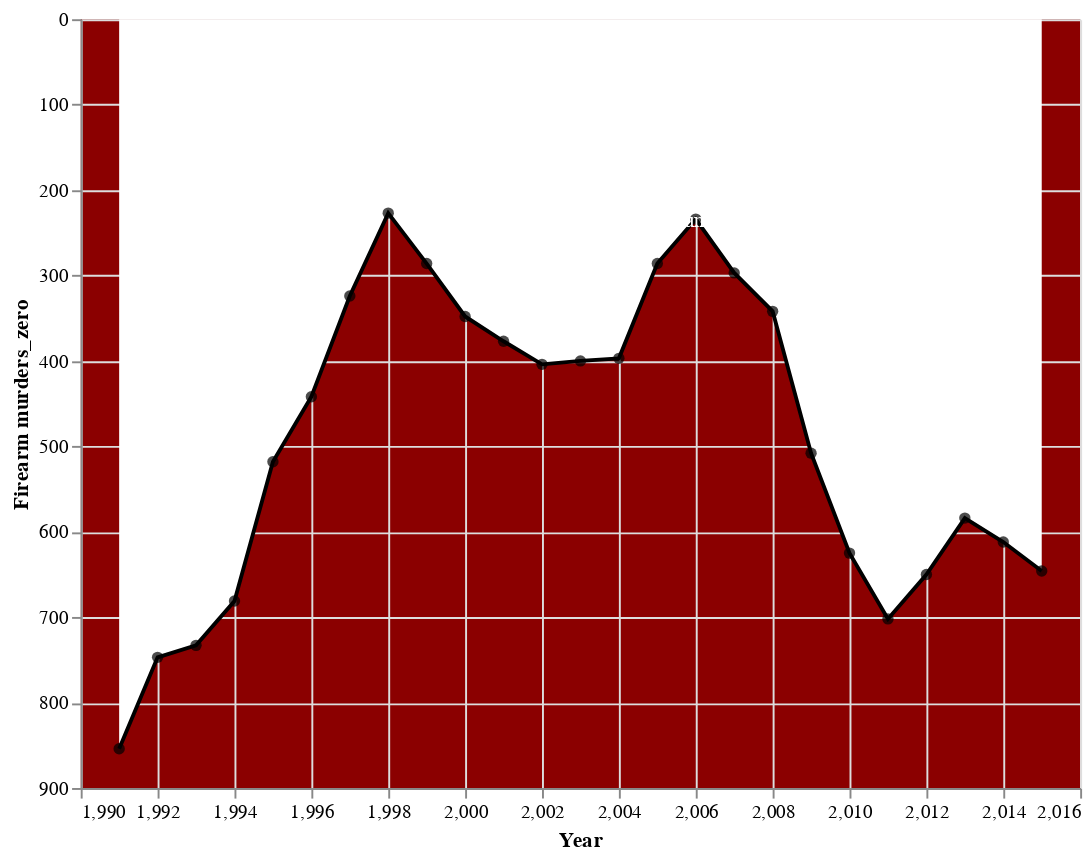

The code cell stored with this chart in its notebook:
### Markdown cell above
<div class="alert alert-info" style="color:black">

### Question 3.2
rubric={accuracy:2}

<h4>Python</h4>
<p>Recreate the Altair version of the plot. Your plot should look as close as possible to mine in the image above.</p>
    
</div>

### Code cell
# Recreate the misleading gun-law plot (inverted y-axis + filled area)

guns = _read_csv_local("guns-r-us.csv")
year_col = _find_col(guns, ["year", "date"])
murder_col = _find_col(guns, ["murders", "murder", "deaths", "firearm", "count"])

guns = guns.rename(columns={year_col: "Year", murder_col: "murders"}).copy()
guns = guns.sort_values("Year")
guns["murders_zero"] = guns["murders"]  # for label parity with the provided figure

max_y = float(guns["murders_zero"].max())

area = alt.Chart(guns).mark_area(color="white").encode(
    x=alt.X("Year:Q", title="Year"),
    y=alt.Y(
        "murders_zero:Q",
        title="Firearm murders_zero",
        scale=alt.Scale(domain=[0, max_y], reverse=True),
    ),
    y2=alt.value(max_y),
)

line = alt.Chart(guns).mark_line(color="black").encode(
    x="Year:Q",
    y=alt.Y("murders_zero:Q", scale=alt.Scale(domain=[0, max_y], reverse=True)),
)

pts = alt.Chart(guns).mark_point(color="black", filled=True, size=35).encode(
    x="Year:Q",
    y=alt.Y("murders_zero:Q", scale=alt.Scale(domain=[0, max_y], reverse=True)),
)

label = alt.Chart(pd.DataFrame({"Year": [2005], "y": [250]})).mark_text(
    text="Gun law enacted", align="left", dx=6, dy=-6, color="white"
).encode(x="Year:Q", y="y:Q")

(area + line + pts + label).properties(width=520, height=400).configure_view(
    fill="#8b0000", stroke=None
)

### Figure 1 — Vega-Lite specification as saved in the notebook (floating-point values rounded to 4 significant figures)
{"$schema": "https://vega.github.io/schema/vega-lite/v5.8.0.json", "config": {"view": {"continuousHeight": 300, "continuousWidth": 300, "fill": "#8b0000", "stroke": null}}, "data": {"name": "data-b22613cc5bf105185de3dc139966633c"}, "datasets": {"data-b22613cc5bf105185de3dc139966633c": [{"Year": 1991, "murders": 854, "murders_zero": 854}, {"Year": 1992, "murders": 747, "murders_zero": 747}, {"Year": 1993, "murders": 733, "murders_zero": 733}, {"Year": 1994, "murders": 681, "murders_zero": 681}, {"Year": 1995, "murders": 518, "murders_zero": 518}, {"Year": 1996, "murders": 442, "murders_zero": 442}, {"Year": 1997, "murders": 324, "murders_zero": 324}, {"Year": 1998, "murders": 227, "murders_zero": 227}, {"Year": 1999, "murders": 286, "murders_zero": 286}, {"Year": 2000, "murders": 348, "murders_zero": 348}, {"Year": 2001, "murders": 377, "murders_zero": 377}, {"Year": 2002, "murders": 404, "murders_zero": 404}, {"Year": 2003, "murders": 400, "murders_zero": 400}, {"Year": 2004, "murders": 397, "murders_zero": 397}, {"Year": 2005, "murders": 286, "murders_zero": 286}, {"Year": 2006, "murders": 234, "murders_zero": 234}, {"Year": 2007, "murders": 297, "murders_zero": 297}, {"Year": 2008, "murders": 342, "murders_zero": 342}, {"Year": 2009, "murders": 508, "murders_zero": 508}, {"Year": 2010, "murders": 625, "murders_zero": 625}, {"Year": 2011, "murders": 702, "murders_zero": 702}, {"Year": 2012, "murders": 650, "murders_zero": 650}, {"Year": 2013, "murders": 584, "murders_zero": 584}, {"Year": 2014, "murders": 612, "murders_zero": 612}, {"Year": 2015, "murders": 646, "murders_zero": 646}], "data-c5cc2006e226fcc6fcbe2d79869525b2": [{"Year": 2005, "y": 250}]}, "height": 400, "layer": [{"encoding": {"x": {"field": "Year", "title": "Year", "type": "quantitative"}, "y": {"field": "murders_zero", "scale": {"domain": [0, 854], "reverse": true}, "title": "Firearm murders_zero", "type": "quantitative"}, "y2": {"value": 854}}, "mark": {"color": "white", "type": "area"}}, {"encoding": {"x": {"field": "Year", "type": "quantitative"}, "y": {"field": "murders_zero", "scale": {"domain": [0, 854], "reverse": true}, "type": "quantitative"}}, "mark": {"color": "black", "type": "line"}}, {"encoding": {"x": {"field": "Year", "type": "quantitative"}, "y": {"field": "murders_zero", "scale": {"domain": [0, 854], "reverse": true}, "type": "quantitative"}}, "mark": {"color": "black", "filled": true, "size": 35, "type": "point"}}, {"data": {"name": "data-c5cc2006e226fcc6fcbe2d79869525b2"}, "encoding": {"x": {"field": "Year", "type": "quantitative"}, "y": {"field": "y", "type": "quantitative"}}, "mark": {"align": "left", "color": "white", "dx": 6, "dy": -6, "text": "Gun law enacted", "type": "text"}}], "width": 520}
